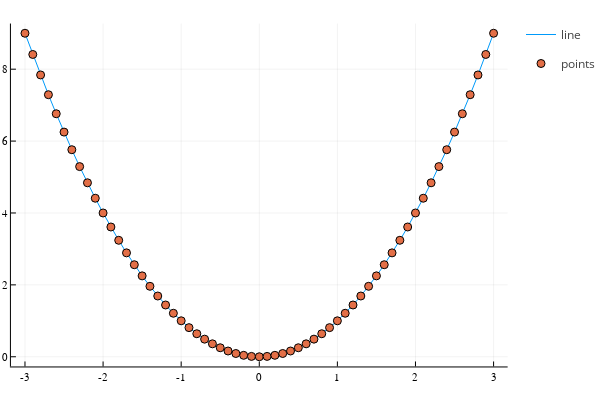

The notebook cell saved with this chart:
### Code cell
plot(x,y, label="line")
scatter!(x,y,label="points")

### Figure 1 — Plotly figure (JSON) as saved in the notebook; plotly's stock layout.template omitted (floating-point values rounded to 4 significant figures)
{"data": [{"colorbar": {"title": ""}, "legendgroup": "line", "line": {"color": "rgba(0, 154, 250, 1.000)", "dash": "solid", "shape": "linear", "width": 1}, "mode": "lines", "name": "line", "showlegend": true, "type": "scatter", "x": [-3, -2.9, -2.8, -2.7, -2.6, -2.5, -2.4, -2.3, -2.2, -2.1, -2, -1.9, -1.8, -1.7, -1.6, -1.5, -1.4, -1.3, -1.2, -1.1, -1, -0.9, -0.8, -0.7, -0.6, -0.5, -0.4, -0.3, -0.2, -0.1, 0, 0.1, 0.2, 0.3, 0.4, 0.5, 0.6, 0.7, 0.8, 0.9, 1, 1.1, 1.2, 1.3, 1.4, 1.5, 1.6, 1.7, 1.8, 1.9, 2, 2.1, 2.2, 2.3, 2.4, 2.5, 2.6, 2.7, 2.8, 2.9, 3], "xaxis": "x", "y": [9, 8.41, 7.84, 7.29, 6.76, 6.25, 5.76, 5.29, 4.84, 4.41, 4, 3.61, 3.24, 2.89, 2.56, 2.25, 1.96, 1.69, 1.44, 1.21, 1, 0.81, 0.64, 0.49, 0.36, 0.25, 0.16, 0.09, 0.04, 0.01, 0, 0.01, 0.04, 0.09, 0.16, 0.25, 0.36, 0.49, 0.64, 0.81, 1, 1.21, 1.44, 1.69, 1.96, 2.25, 2.56, 2.89, 3.24, 3.61, 4, 4.41, 4.84, 5.29, 5.76, 6.25, 6.76, 7.29, 7.84, 8.41, 9], "yaxis": "y", "zmax": null, "zmin": null}, {"colorbar": {"title": ""}, "legendgroup": "points", "marker": {"color": "rgba(227, 111, 71, 1.000)", "line": {"color": "rgba(0, 0, 0, 1.000)", "width": 1}, "size": 8, "symbol": "circle"}, "mode": "markers", "name": "points", "showlegend": true, "type": "scatter", "x": [-3, -2.9, -2.8, -2.7, -2.6, -2.5, -2.4, -2.3, -2.2, -2.1, -2, -1.9, -1.8, -1.7, -1.6, -1.5, -1.4, -1.3, -1.2, -1.1, -1, -0.9, -0.8, -0.7, -0.6, -0.5, -0.4, -0.3, -0.2, -0.1, 0, 0.1, 0.2, 0.3, 0.4, 0.5, 0.6, 0.7, 0.8, 0.9, 1, 1.1, 1.2, 1.3, 1.4, 1.5, 1.6, 1.7, 1.8, 1.9, 2, 2.1, 2.2, 2.3, 2.4, 2.5, 2.6, 2.7, 2.8, 2.9, 3], "xaxis": "x", "y": [9, 8.41, 7.84, 7.29, 6.76, 6.25, 5.76, 5.29, 4.84, 4.41, 4, 3.61, 3.24, 2.89, 2.56, 2.25, 1.96, 1.69, 1.44, 1.21, 1, 0.81, 0.64, 0.49, 0.36, 0.25, 0.16, 0.09, 0.04, 0.01, 0, 0.01, 0.04, 0.09, 0.16, 0.25, 0.36, 0.49, 0.64, 0.81, 1, 1.21, 1.44, 1.69, 1.96, 2.25, 2.56, 2.89, 3.24, 3.61, 4, 4.41, 4.84, 5.29, 5.76, 6.25, 6.76, 7.29, 7.84, 8.41, 9], "yaxis": "y", "zmax": null, "zmin": null}], "layout": {"annotations": [], "height": 400, "legend_position": {"bgcolor": "rgba(255, 255, 255, 1.000)", "bordercolor": "rgba(0, 0, 0, 1.000)", "borderwidth": 1, "font": {"color": "rgba(0, 0, 0, 1.000)", "family": "sans-serif", "size": 11}, "title": {"font": {"color": "rgba(0, 0, 0, 1.000)", "family": "sans-serif", "size": 15}, "text": ""}, "tracegroupgap": 0, "traceorder": "normal", "x": 1, "xanchor": "auto", "y": 1, "yanchor": "auto"}, "margin": {"b": 20, "l": 0, "r": 0, "t": 20}, "paper_bgcolor": "rgba(255, 255, 255, 1.000)", "plot_bgcolor": "rgba(255, 255, 255, 1.000)", "showlegend": true, "width": 600, "xaxis": {"anchor": "y", "domain": [0.02138, 0.9934], "gridcolor": "rgba(0, 0, 0, 0.100)", "gridwidth": 0.5, "linecolor": "rgba(0, 0, 0, 1.000)", "mirror": false, "range": [-3.18, 3.18], "showgrid": true, "showline": true, "showticklabels": true, "tickangle": 0, "tickcolor": "rgb(0, 0, 0)", "tickfont": {"color": "rgba(0, 0, 0, 1.000)", "family": "sans-serif", "size": 11}, "tickmode": "array", "ticks": "inside", "ticktext": ["-3", "-2", "-1", "0", "1", "2", "3"], "tickvals": [-3, -2, -1, 0, 1, 2, 3], "title": "", "titlefont": {"color": "rgba(0, 0, 0, 1.000)", "family": "sans-serif", "size": 15}, "type": "-", "visible": true, "zeroline": false, "zerolinecolor": "rgba(0, 0, 0, 1.000)"}, "yaxis": {"anchor": "x", "domain": [0.03762, 0.9902], "gridcolor": "rgba(0, 0, 0, 0.100)", "gridwidth": 0.5, "linecolor": "rgba(0, 0, 0, 1.000)", "mirror": false, "range": [-0.27, 9.27], "showgrid": true, "showline": true, "showticklabels": true, "tickangle": 0, "tickcolor": "rgb(0, 0, 0)", "tickfont": {"color": "rgba(0, 0, 0, 1.000)", "family": "sans-serif", "size": 11}, "tickmode": "array", "ticks": "inside", "ticktext": ["0", "2", "4", "6", "8"], "tickvals": [0, 2, 4, 6, 8], "title": "", "titlefont": {"color": "rgba(0, 0, 0, 1.000)", "family": "sans-serif", "size": 15}, "type": "-", "visible": true, "zeroline": false, "zerolinecolor": "rgba(0, 0, 0, 1.000)"}}}
